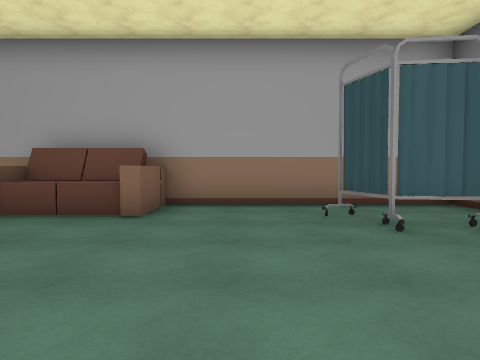
View 1 (above)

24 first-person views from a walk through a Unity game level. The camera is 1.3 m above the floor, tilts 2° down and sees 75° across. The floor is counted in squares, 1.8 m on a side. Each view is taken from the middle of a square. On the plan, view 1 faces up. The plan holds only what a view shows up to about 10 squares ahead; the rest is blank. The player is left out. Some animated figures are not drawn. Door leaves are left out, so doorways stand open. Some surface patterns are stand-ins.

View 2
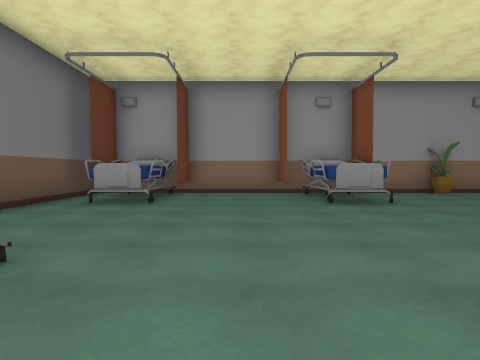

View 3
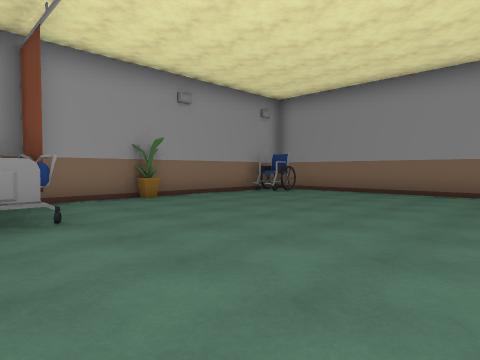

View 4
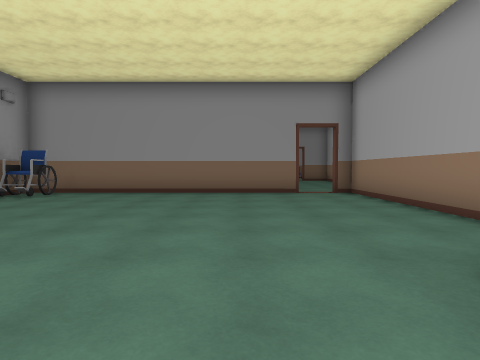

View 5
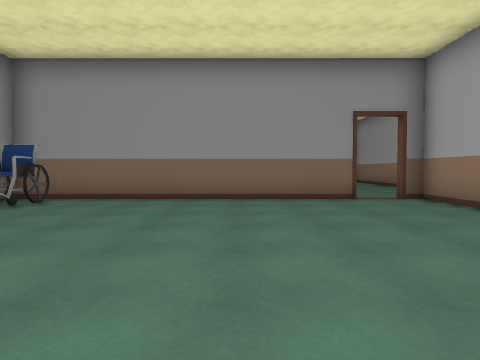

View 6
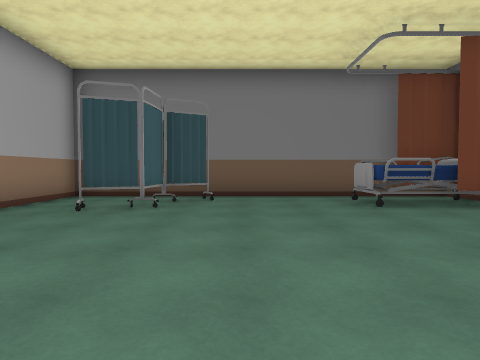

View 7
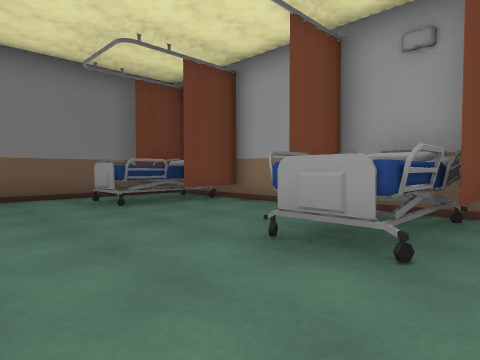

View 8
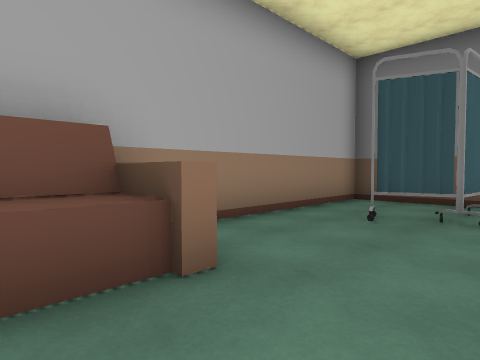

View 9
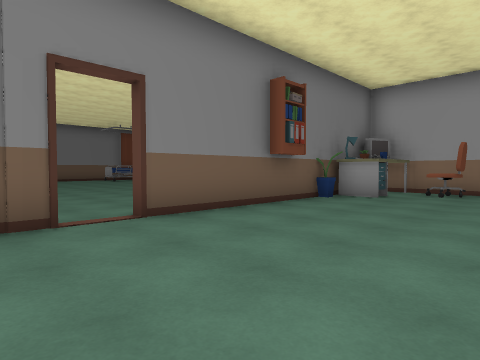

View 10
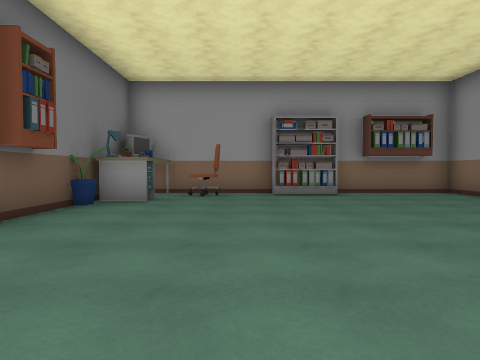

View 11
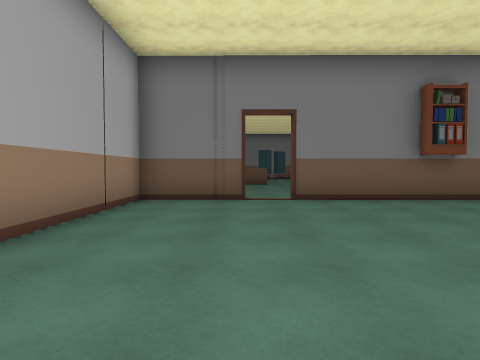

View 12
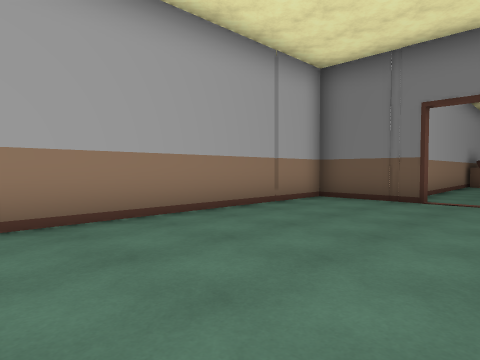

View 13
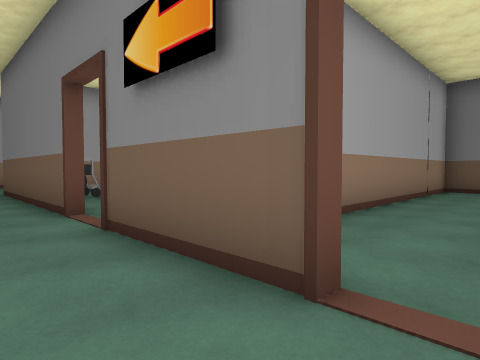

View 14
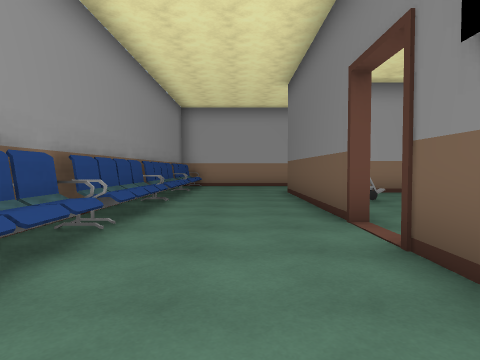

View 15
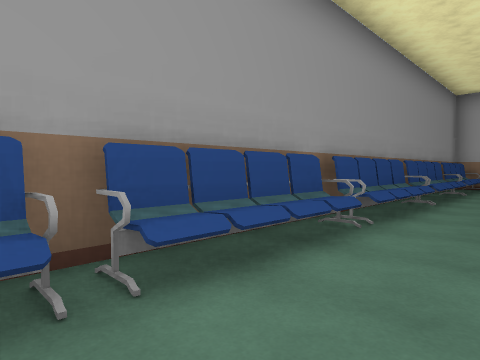

View 16
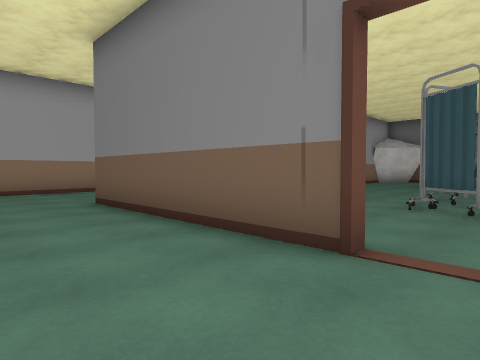

View 17
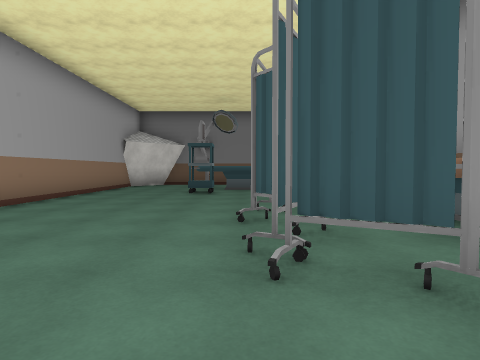

View 18
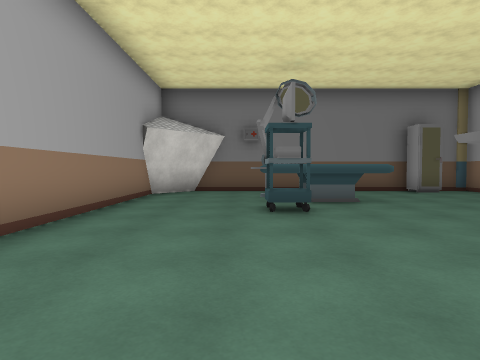

View 19
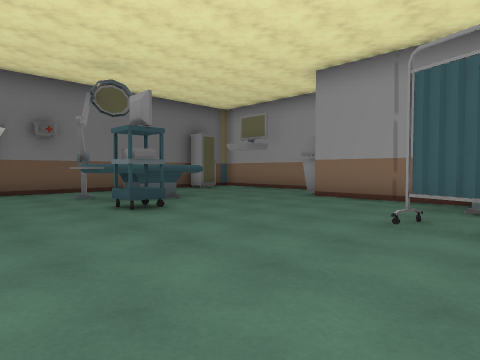

View 20
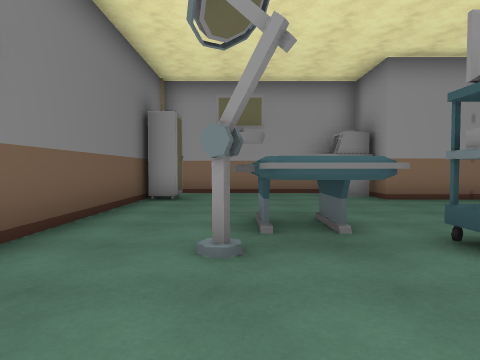

View 21
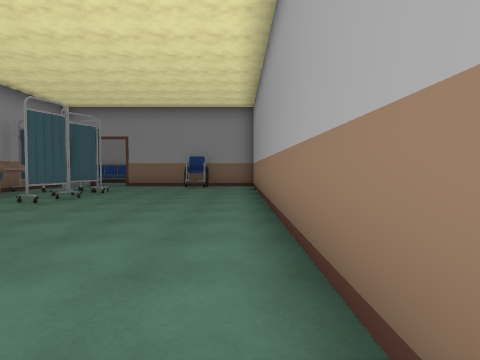

View 22
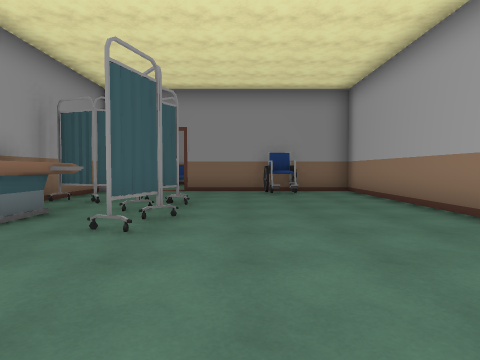

View 23
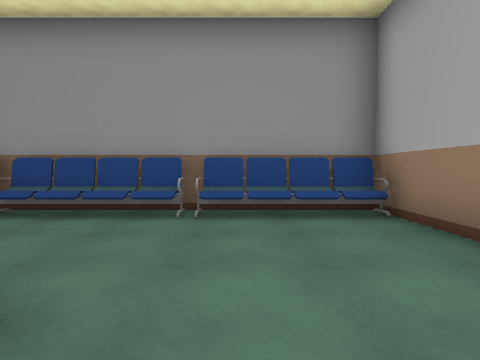

View 24
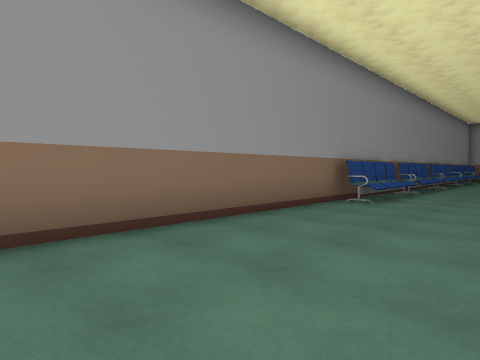

### Floor plan
Points are (right, up) in squares from view 1. A wall is a line through its corners. A room is listed if a view was taken in it or the views show most of it. See-through windows are left out.
Room 1 (views 1, 2, 3, 4, 5, 6, 7, 8)
walls: (-0.5, -3.4) (1.5, -3.4); (-4.6, 6.4) (-11.8, 6.4); (-0.4, 6.4) (-1.4, 6.4); (-8.7, -3.4) (-3.6, -3.4); (3.5, -3.4) (4.3, -3.4) (4.3, 6.4) (2.4, 6.4); (-11.5, 4.9) (-11.5, -0.5); (-11.5, 6.5) (-11.5, 5.9)
ways out: opening at (-11, -2) to room 2; open door at (-11.5, 5.5) to room 2
objects: other object (-4, 5) to (-2, 6); bed (-3, -3) to (-2, -1); other object (-1, -3); bed (2, -3) to (3, -1); other object (2, 3) to (3, 4)
Room 2 (views 9, 10, 11, 12, 17, 18, 19, 20, 21, 22)
walls: (-11.8, 8.4) (-13.6, 8.4); (-10.4, 6.6) (-6.5, 6.6); (-11.7, 5.9) (-11.7, 7.5); (-13.6, 8.6) (-11.6, 8.6); (-17.5, 8.4) (-18.5, 8.4); (-11.7, -0.5) (-11.7, 4.9); (-5.9, 15.3) (-7.4, 16.6); (-20.4, 8.6) (-17.4, 8.6); (-7, 16.6) (-21, 16.6); (-15.5, -3.4) (-14.5, -3.4); (-21.3, -2.1) (-21.3, -3.4) (-18.4, -3.4)
low walls: (-6, 15.6) (-6.5, 16.1); (-6.6, 16.2) (-7, 16.6)
ways out: opening at (-11, -2) to room 1; open door at (-11.5, 5.5) to room 1; open door at (-21.5, 6.5) to room 3; open door at (-21.5, 10.5) to room 3
objects: chair (-21, 14) to (-20, 14); shelf (-18, -3) to (-16, -3); other object (-18, 10) to (-18, 11); bed (-17, 9) to (-14, 10); other object (-17, 12) to (-15, 12); chair (-14, -3) to (-14, -2); table (-13, -3) to (-12, -1); chair (-11, -3) to (-10, -3); computer (-11, 7) to (-11, 8); shelf (-10, 13); bed (-9, 11) to (-9, 13); lamp (-8, 13); other object (-6, 7); shelf (-6, 8)
Room 3 (views 13, 14, 15, 16, 23, 24)
walls: (-21.5, 6.9) (-21.5, 9.9); (-21.5, 11.1) (-21.5, 16.9); (-20.1, 20.4) (-25.5, 20.4) (-25.5, -1.6)
ways out: open door at (-21.5, 6.5) to room 2; open door at (-21.5, 10.5) to room 2
objects: other object (-25, 5) to (-25, 7); other object (-25, 8) to (-25, 11); other object (-25, 12) to (-25, 14); other object (-25, 15) to (-25, 17); other object (-25, 18) to (-25, 20); other object (-21, 9)

Positions as (right, up) in squares from view 1, and headings:
1: (0, 0), facing up
2: (0, 6), facing down
3: (-2, 4), facing down-left
4: (-2, 3), facing left
5: (-4, 2), facing left
6: (-4, 2), facing right
7: (-4, 2), facing down-right
8: (-3, 3), facing up-right
9: (-16, 7), facing down-right
10: (-15, 6), facing down
11: (-19, 6), facing right
12: (-19, 4), facing up-right
13: (-23, 6), facing up-right
14: (-23, 7), facing up
15: (-23, 7), facing up-left
16: (-24, 10), facing up-right
17: (-20, 12), facing right
18: (-16, 14), facing right
19: (-16, 16), facing down-right
20: (-8, 16), facing down
21: (-8, 16), facing left
22: (-11, 13), facing left
23: (-20, 18), facing left
24: (-22, -2), facing up-left
